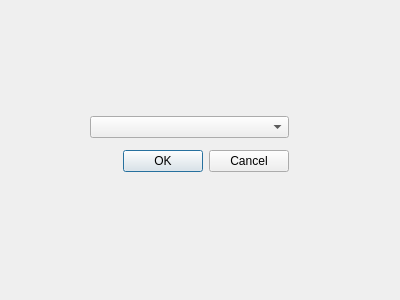
<?xml version="1.0" encoding="UTF-8"?>
<ui version="4.0">
 <class>produireelectricite</class>
 <widget class="QDialog" name="produireelectricite">
  <property name="geometry">
   <rect>
    <x>0</x>
    <y>0</y>
    <width>400</width>
    <height>300</height>
   </rect>
  </property>
  <property name="windowTitle">
   <string>Dialog</string>
  </property>
  <widget class="QWidget" name="">
   <property name="geometry">
    <rect>
     <x>90</x>
     <y>110</y>
     <width>199</width>
     <height>68</height>
    </rect>
   </property>
   <layout class="QVBoxLayout" name="verticalLayout">
    <item>
     <widget class="QComboBox" name="comboBox"/>
    </item>
    <item>
     <widget class="QDialogButtonBox" name="buttonBox">
      <property name="orientation">
       <enum>Qt::Orientation::Horizontal</enum>
      </property>
      <property name="standardButtons">
       <set>QDialogButtonBox::StandardButton::Cancel|QDialogButtonBox::StandardButton::Ok</set>
      </property>
     </widget>
    </item>
   </layout>
  </widget>
 </widget>
 <resources/>
 <connections>
  <connection>
   <sender>buttonBox</sender>
   <signal>accepted()</signal>
   <receiver>produireelectricite</receiver>
   <slot>accept()</slot>
   <hints>
    <hint type="sourcelabel">
     <x>248</x>
     <y>254</y>
    </hint>
    <hint type="destinationlabel">
     <x>157</x>
     <y>274</y>
    </hint>
   </hints>
  </connection>
  <connection>
   <sender>buttonBox</sender>
   <signal>rejected()</signal>
   <receiver>produireelectricite</receiver>
   <slot>reject()</slot>
   <hints>
    <hint type="sourcelabel">
     <x>316</x>
     <y>260</y>
    </hint>
    <hint type="destinationlabel">
     <x>286</x>
     <y>274</y>
    </hint>
   </hints>
  </connection>
 </connections>
</ui>
